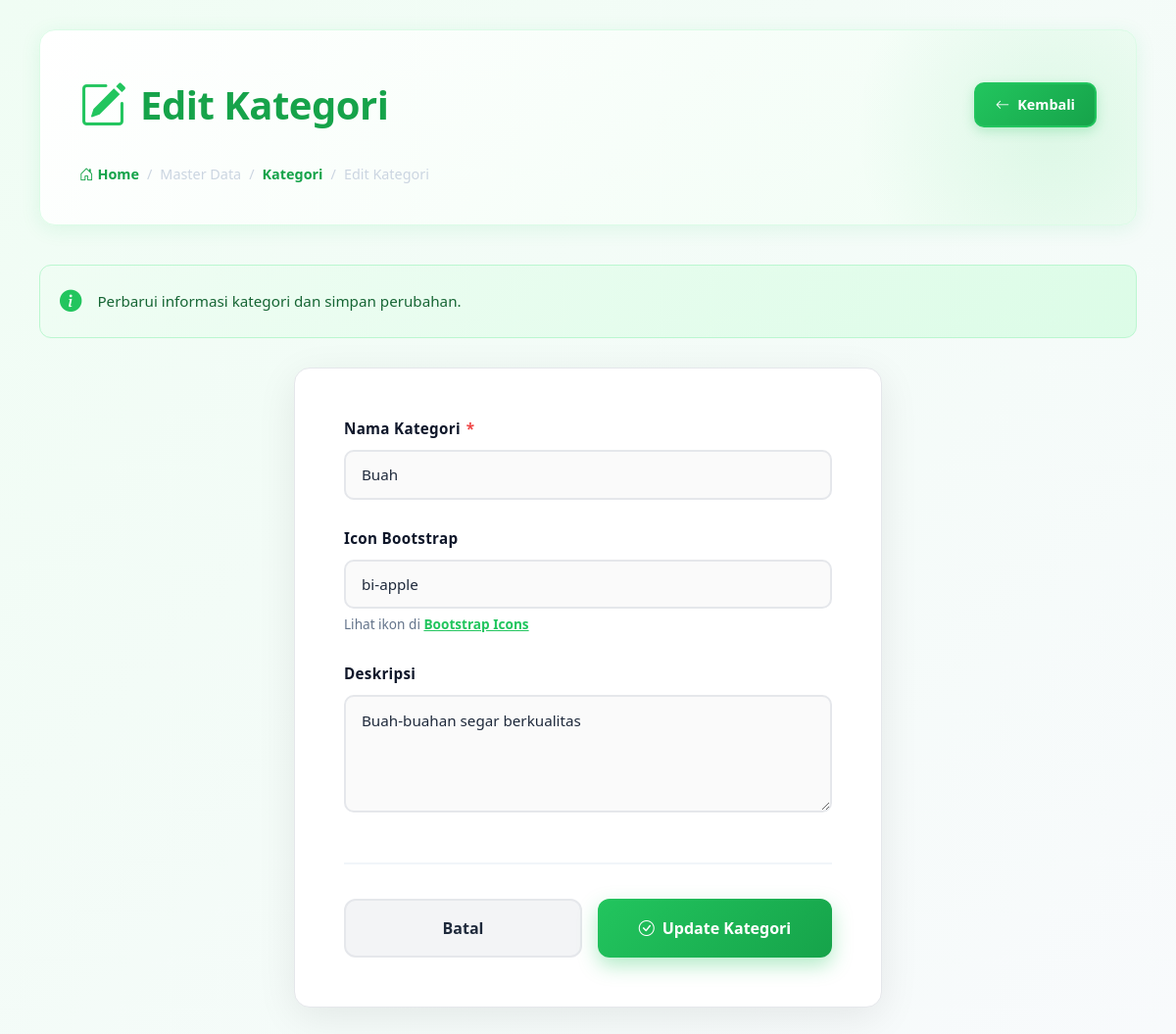
The page /admin/pages/kategori/edit.php?id=2 (signed in) on the database its author committed.
### tables this page shows
CREATE TABLE IF NOT EXISTS `kategori` (
  `id` int(11) NOT NULL AUTO_INCREMENT,
  `nama` varchar(50) NOT NULL UNIQUE,
  `deskripsi` text,
  `icon` varchar(50) DEFAULT NULL,
  `created_at` timestamp NOT NULL DEFAULT CURRENT_TIMESTAMP,
  PRIMARY KEY (`id`)
);

### config/routes.php (called while the page is built)
<?php
return [
    'dashboard' => 'admin/pages/dashboard/dashboard.php',
    'login' => 'admin/login.php',
    'logout' => 'admin/logout.php',
    'kategori.index' => 'admin/pages/kategori/index.php',
    'kategori.create' => 'admin/pages/kategori/create.php',
    'kategori.edit' => 'admin/pages/kategori/edit.php',
    'kategori.delete' => 'admin/pages/kategori/delete.php',
    'ongkos-kirim.index' => 'admin/pages/ongkos-kirim/index.php',
    'ongkos-kirim.create' => 'admin/pages/ongkos-kirim/create.php',
    'ongkos-kirim.edit' => 'admin/pages/ongkos-kirim/edit.php',
    'ongkos-kirim.delete' => 'admin/pages/ongkos-kirim/delete.php',
    'voucher.index' => 'admin/pages/voucher/index.php',
    'voucher.create' => 'admin/pages/voucher/create.php',
    'voucher.edit' => 'admin/pages/voucher/edit.php',
    'voucher.delete' => 'admin/pages/voucher/delete.php',
    'products.index' => 'admin/pages/products/index.php',
    'products.create' => 'admin/pages/products/create.php',
    'products.edit' => 'admin/pages/products/edit.php',
    'products.delete' => 'admin/pages/products/delete.php',
    'products.reviews' => 'admin/pages/products/reviews.php',
    'transactions.index' => 'admin/pages/transactions/index.php',
    'transactions.detail' => 'admin/pages/transactions/detail.php',
    'transactions.invoice' => 'admin/pages/transactions/invoice.php',
    'review.index' => 'admin/messages/index.php',
];

### helpers/RouteHelper.php (called while the page is built, shortened)
<?php
function route($routeName, $params = [])
{
    static $routes = null;
    if ($routes === null) {
        $routes = require __DIR__ . '/../config/routes.php';
    }
    $path = $routes[$routeName];
    $basePath = '/sayur_mayur_app/';
    if (strpos($path, '/') !== 0) {
        $path = '/' . $path;
    }
    $path = $basePath . ltrim($path, '/');
    return $path;
}

### admin/pages/kategori/edit.php (the view, shortened to what this page needs)
<?php
include '../../../config/koneksi.php';
require_once '../../../helpers/RouteHelper.php';
$edit_data = null;
if (isset($_GET['id'])) {
    $id = (int)$_GET['id'];
    $result = mysqli_query($conn, "SELECT * FROM kategori WHERE id = $id");
    $edit_data = mysqli_fetch_assoc($result);
} else {
    header("Location: " . route('kategori.index'));
    exit;
}
?>
<!DOCTYPE html>
<html lang="id">
<head>
  <link href="https://cdn.jsdelivr.net/npm/bootstrap@5.3.3/dist/css/bootstrap.min.css" rel="stylesheet">
  <link rel="stylesheet" href="https://cdn.jsdelivr.net/npm/bootstrap-icons@1.11.0/font/bootstrap-icons.css">
</head>
<body>
  <div class="admin-main">
      <div class="admin-content">
        <div class="page-header">
          <div class="page-header-content">
            <div class="page-header-top">
              <div class="page-header-title">
                <i class="bi bi-pencil-square"></i>
                <h1>Edit Kategori</h1>
              </div>
              <a href="<?= route('kategori.index') ?>" class="back-btn-header">
                <i class="bi bi-arrow-left"></i> Kembali
              </a>
            </div>
            <nav class="page-breadcrumb">
              <a href="<?= route('dashboard') ?>">
                <i class="bi bi-house-door"></i> Home
              </a>
              <span>/</span>
              <span>Master Data</span>
              <span>/</span>
              <a href="<?= route('kategori.index') ?>">Kategori</a>
              <span>/</span>
              <span>Edit Kategori</span>
            </nav>
          </div>
        </div>
        <div class="info-message">
          <i class="bi bi-info-circle-fill"></i>
          <p>Perbarui informasi kategori dan simpan perubahan.</p>
        </div>
        <div style="display: flex; justify-content: center; width: 100%;">
          <div class="form-card">
            <form method="POST" class="category-form">
              <div class="form-group">
                <label class="form-label">Nama Kategori <span class="form-label-required">*</span></label>
                <input type="text" name="nama" class="form-input" value="<?= htmlspecialchars($edit_data['nama']); ?>" placeholder="Contoh: Sayuran" required>
              </div>
              <div class="form-group">
                <label class="form-label">Icon Bootstrap</label>
                <input type="text" name="icon" class="form-input" value="<?= htmlspecialchars($edit_data['icon'] ?? ''); ?>" placeholder="Contoh: bi-leaf">
                <div class="form-helper-text">
                  Lihat ikon di <a href="https://icons.getbootstrap.com" target="_blank" style="color: #22c55e; font-weight: 600;">Bootstrap Icons</a>
                </div>
              </div>
              <div class="form-group">
                <label class="form-label">Deskripsi</label>
                <textarea name="deskripsi" class="form-textarea" placeholder="Jelaskan kategori ini..."><?= htmlspecialchars($edit_data['deskripsi'] ?? ''); ?></textarea>
              </div>
              <div class="form-actions">
                <a href="<?= route('kategori.index') ?>" class="btn-cancel">Batal</a>
                <button type="submit" class="btn-submit">
                  <i class="bi bi-check-circle"></i> Update Kategori
                </button>
              </div>
            </form>
          </div>
        </div>
      </div>
  </div>
</body>
</html>

### admin/pages/kategori/edit.php (style rules this page uses)
* { margin: 0; padding: 0; box-sizing: border-box; }
body { font-family: 'Segoe UI', Tahoma, Geneva, Verdana, sans-serif; background: linear-gradient(135deg, #f0fdf4 0%, #f8fafc 100%); min-height: 100vh; }
.admin-main { min-height: 100vh; display: flex; flex-direction: column; }
.admin-content { padding: 30px 40px; display: flex; flex-direction: column; flex: 1; width: 100%; }
.page-header { background: linear-gradient(135deg, #ffffff 0%, #f0fdf4 100%); border-radius: 16px; padding: 40px; margin-bottom: 40px; border: 1px solid #dcfce7; box-shadow: 0 4px 20px rgba(34, 197, 94, 0.1); position: relative; overflow: hidden; }
.page-header::before { content: ''; position: absolute; top: -50%; right: -10%; width: 400px; height: 400px; background: radial-gradient(circle, rgba(34, 197, 94, 0.1) 0%, transparent 70%); border-radius: 50%; }
.page-header-content { position: relative; z-index: 1; }
.page-header-top { display: flex; align-items: center; justify-content: space-between; margin-bottom: 24px; }
.page-header-title { display: flex; align-items: center; gap: 14px; }
.page-header-title h1 { font-size: 2.5rem; font-weight: 900; color: #16a34a; margin: 0; letter-spacing: -0.5px; }
.page-header-title i { font-size: 3rem; color: #22c55e; }
.page-breadcrumb { display: flex; align-items: center; gap: 8px; color: #64748b; font-size: 0.9rem; }
.page-breadcrumb a { color: #16a34a; text-decoration: none; font-weight: 600; transition: all 0.3s ease; display: inline-flex; align-items: center; gap: 4px; }
.page-breadcrumb span { color: #cbd5e1; }
.back-btn-header { display: inline-flex; align-items: center; gap: 8px; padding: 10px 20px; background: linear-gradient(135deg, #22c55e 0%, #16a34a 100%); color: white; border-radius: 10px; text-decoration: none; font-weight: 600; border: 2px solid #22c55e; transition: all 0.3s ease; font-size: 0.9rem; box-shadow: 0 4px 12px rgba(34, 197, 94, 0.25); }
.form-card { background: white; border-radius: 16px; padding: 50px; box-shadow: 0 10px 40px rgba(0, 0, 0, 0.08); border: 1px solid #e5e7eb; max-width: 600px; width: 100%; margin: 0 auto; }
.form-group { margin-bottom: 28px; }
.form-label { font-weight: 700; color: #0f172a; margin-bottom: 10px; display: flex; align-items: center; gap: 6px; font-size: 0.95rem; letter-spacing: 0.3px; }
.form-label-required { color: #ef4444; font-weight: 900; }
.form-input, .form-textarea, .form-select { width: 100%; padding: 12px 16px; border: 2px solid #e5e7eb; border-radius: 10px; font-size: 0.95rem; font-family: inherit; background: #fafafa; color: #1e293b; transition: all 0.3s ease; }
.form-input::placeholder, .form-textarea::placeholder { color: #94a3b8; }
.form-textarea { resize: vertical; min-height: 120px; line-height: 1.6; }
.form-helper-text { font-size: 0.85rem; color: #64748b; margin-top: 6px; }
.form-actions { display: flex; gap: 16px; margin-top: 45px; padding-top: 35px; border-top: 2px solid #f1f5f9; }
.btn-submit { flex: 1; padding: 16px 32px; background: linear-gradient(135deg, #22c55e 0%, #16a34a 100%); color: white; border: none; border-radius: 12px; font-weight: 700; font-size: 1rem; cursor: pointer; transition: all 0.3s ease; display: flex; align-items: center; justify-content: center; gap: 8px; box-shadow: 0 8px 20px rgba(34, 197, 94, 0.35); }
.btn-cancel { flex: 1; padding: 16px 32px; background: #f3f4f6; color: #1e293b; border: 2px solid #e5e7eb; border-radius: 12px; font-weight: 700; font-size: 1rem; cursor: pointer; transition: all 0.3s ease; text-decoration: none; display: flex; align-items: center; justify-content: center; }
.info-message { background: linear-gradient(135deg, #f0fdf4 0%, #dcfce7 100%); border: 1px solid #bbf7d0; border-radius: 12px; padding: 20px; margin-bottom: 30px; display: flex; align-items: center; gap: 16px; color: #166534; }
.info-message i { font-size: 1.4rem; color: #22c55e; flex-shrink: 0; }
.info-message p { margin: 0; line-height: 1.6; font-size: 0.95rem; }

### rows shown on the page
kategori: nama "Buah", icon "bi-apple", deskripsi "Buah-buahan segar berkualitas"
